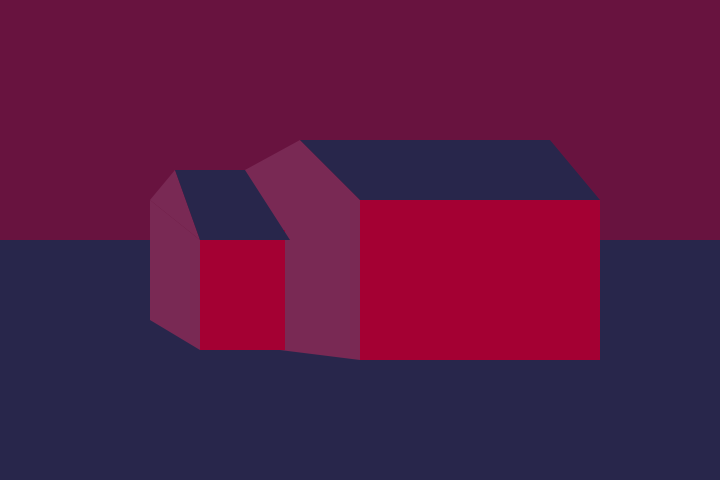
Frame 1 (no input)
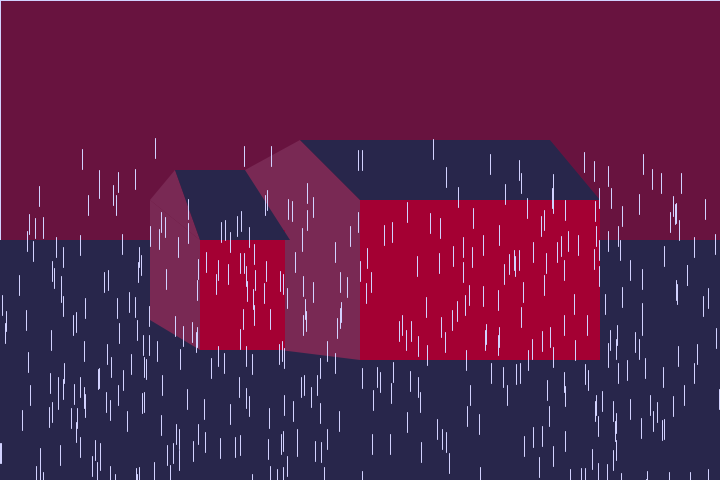
Frame 60 (the mouse pressed at the canvas centre just before this capture)
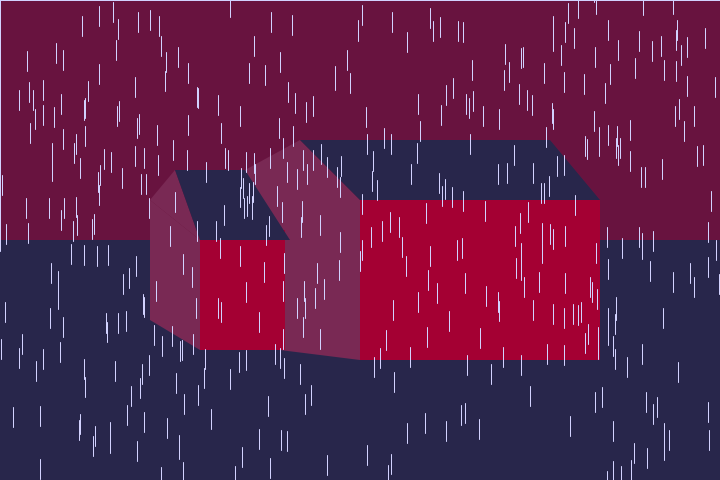
Frame 120 (the mouse held since frame 60 and released just before this capture)

The Processing sketch that drew these frames (run headless with seeded random() and noise(); from frame 60 on, the mouse is pressed at the canvas centre):

// Processing sketch: Pattern_24_House
// ── Pattern_24_House.pde


Drop[] drops = new Drop[500];
color darkblue = color(40,38,75);
color midblue = color(78,81,116);
color lightblue = color(149,158,201);
color white = color(232,234,231);
color red = color(164,0,51);
color[] colAll = { darkblue, midblue, lightblue, white, red};

void setup(){
 size(720,480);
 noStroke();
 for (int i = 0; i <drops.length; i++) {
   drops[i] = new Drop();
 }
}

void draw(){
  //achtergrond
  background(darkblue,125);
  fill(red,130);
  rect(0,0,720,480);
  noStroke();
  //grond
  fill(darkblue);
  rect(0,240,720,400);
  //huis
  color mix = lerpColor(red,midblue,0.5);
  fill(mix);
  quad(150,200,200,240,200,350,150,320);
  triangle(150,200,175,170,200,240);
  quad(200,200,360,200,360,360,280,350);
  triangle(190,200,300,140,360,200);
  fill(red);
  rect(200,230,85,120);
  rect(360,200,240,160);
  //dak
  fill(darkblue);
  quad(175,170,245,170,290,240,200,240);
  quad(300,140,550,140,600,200,360,200);
  
  
  

  
  
  
  for (int i = 0; i < drops.length; i++) {
  drops[i].fall();
  drops[i].show();
  }
}

// ── drop.pde
class Drop {
  float x = random(0,720);
  float y = random(-200,-100);
  float yspeed = random(4, 10);
  float len = random(10, 20);
 
 void fall() {
   y = y +yspeed;
   yspeed = yspeed + 0.05;
   
   if (y > height) {
   y = random(-200,-100);
   yspeed = random(4, 10);
   }
 }
 
 void show(){
  stroke(210, 210, 255);
  line(x,y,x,y+20); 
 }
 
}
